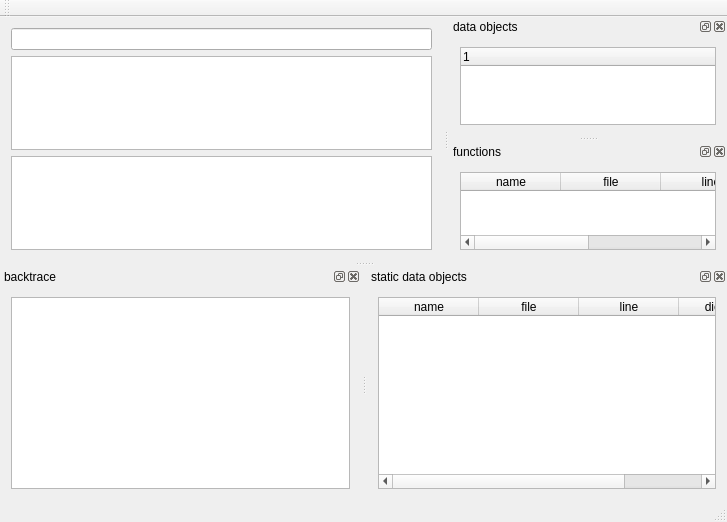
<?xml version="1.0" encoding="UTF-8"?>
<ui version="4.0">
 <class>MainWindow</class>
 <widget class="QMainWindow" name="MainWindow">
  <property name="geometry">
   <rect>
    <x>0</x>
    <y>0</y>
    <width>727</width>
    <height>522</height>
   </rect>
  </property>
  <property name="windowTitle">
   <string>MainWindow</string>
  </property>
  <widget class="QWidget" name="centralWidget">
   <layout class="QVBoxLayout" name="verticalLayout">
    <item>
     <widget class="QLineEdit" name="lineEditSforthCommand"/>
    </item>
    <item>
     <widget class="QPlainTextEdit" name="plainTextEditSforthConsole"/>
    </item>
    <item>
     <widget class="QPlainTextEdit" name="plainTextEdit"/>
    </item>
   </layout>
  </widget>
  <widget class="QMenuBar" name="menuBar">
   <property name="geometry">
    <rect>
     <x>0</x>
     <y>0</y>
     <width>727</width>
     <height>20</height>
    </rect>
   </property>
  </widget>
  <widget class="QToolBar" name="mainToolBar">
   <attribute name="toolBarArea">
    <enum>TopToolBarArea</enum>
   </attribute>
   <attribute name="toolBarBreak">
    <bool>false</bool>
   </attribute>
  </widget>
  <widget class="QStatusBar" name="statusBar"/>
  <widget class="QDockWidget" name="dockWidget">
   <property name="windowTitle">
    <string>data objects</string>
   </property>
   <attribute name="dockWidgetArea">
    <number>2</number>
   </attribute>
   <widget class="QWidget" name="dockWidgetContents">
    <layout class="QVBoxLayout" name="verticalLayout_2">
     <item>
      <widget class="QTreeWidget" name="treeWidget">
       <property name="alternatingRowColors">
        <bool>true</bool>
       </property>
       <column>
        <property name="text">
         <string notr="true">1</string>
        </property>
       </column>
      </widget>
     </item>
    </layout>
   </widget>
  </widget>
  <widget class="QDockWidget" name="dockWidget_2">
   <property name="windowTitle">
    <string>backtrace</string>
   </property>
   <attribute name="dockWidgetArea">
    <number>8</number>
   </attribute>
   <widget class="QWidget" name="dockWidgetContents_2">
    <layout class="QVBoxLayout" name="verticalLayout_3">
     <item>
      <widget class="QListWidget" name="listWidget">
       <property name="alternatingRowColors">
        <bool>true</bool>
       </property>
      </widget>
     </item>
    </layout>
   </widget>
  </widget>
  <widget class="QDockWidget" name="dockWidget_3">
   <property name="windowTitle">
    <string>static data objects</string>
   </property>
   <attribute name="dockWidgetArea">
    <number>8</number>
   </attribute>
   <widget class="QWidget" name="dockWidgetContents_3">
    <layout class="QVBoxLayout" name="verticalLayout_4">
     <item>
      <widget class="QTableWidget" name="tableWidgetStaticDataObjects">
       <property name="alternatingRowColors">
        <bool>true</bool>
       </property>
       <column>
        <property name="text">
         <string>name</string>
        </property>
       </column>
       <column>
        <property name="text">
         <string>file</string>
        </property>
       </column>
       <column>
        <property name="text">
         <string>line</string>
        </property>
       </column>
       <column>
        <property name="text">
         <string>die offset</string>
        </property>
       </column>
      </widget>
     </item>
    </layout>
   </widget>
  </widget>
  <widget class="QDockWidget" name="dockWidget_4">
   <property name="windowTitle">
    <string>functions</string>
   </property>
   <attribute name="dockWidgetArea">
    <number>2</number>
   </attribute>
   <widget class="QWidget" name="dockWidgetContents_4">
    <layout class="QVBoxLayout" name="verticalLayout_5">
     <item>
      <widget class="QTableWidget" name="tableWidgetFunctions">
       <property name="alternatingRowColors">
        <bool>true</bool>
       </property>
       <column>
        <property name="text">
         <string>name</string>
        </property>
       </column>
       <column>
        <property name="text">
         <string>file</string>
        </property>
       </column>
       <column>
        <property name="text">
         <string>line</string>
        </property>
       </column>
       <column>
        <property name="text">
         <string>die offset</string>
        </property>
       </column>
      </widget>
     </item>
    </layout>
   </widget>
  </widget>
 </widget>
 <layoutdefault spacing="6" margin="11"/>
 <resources/>
 <connections/>
</ui>
